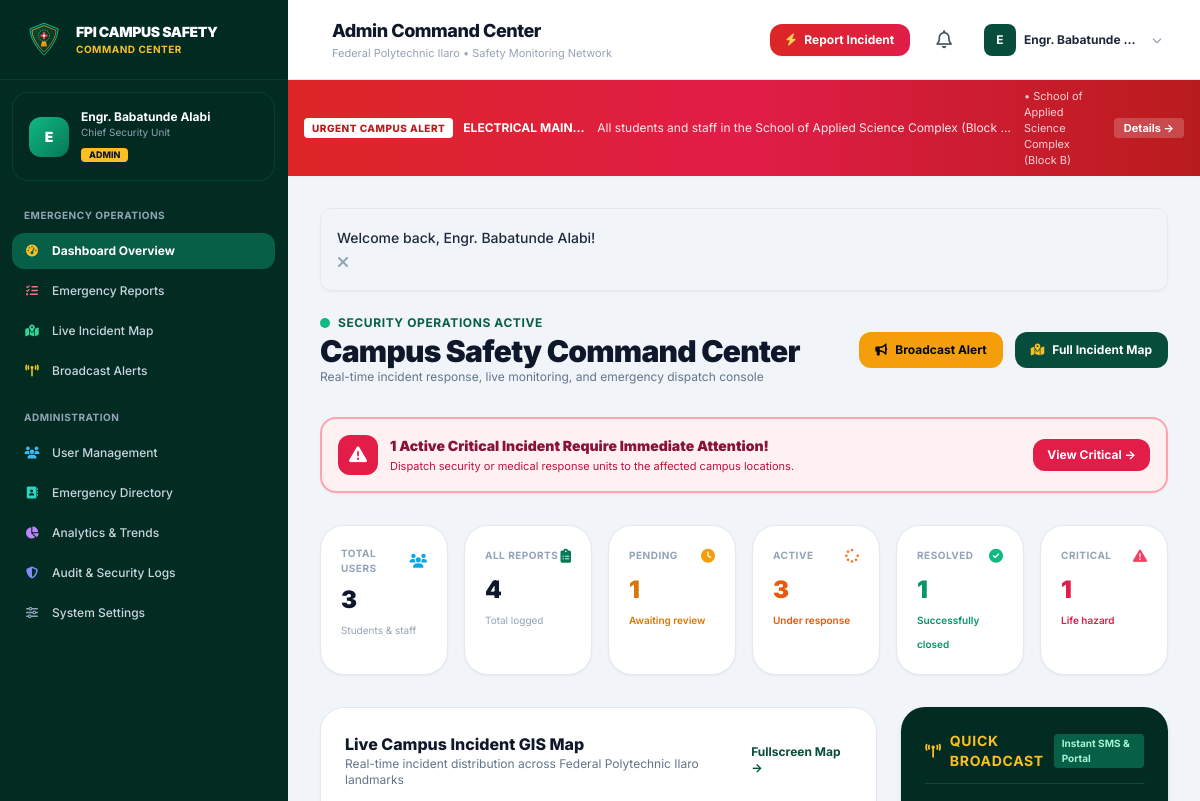
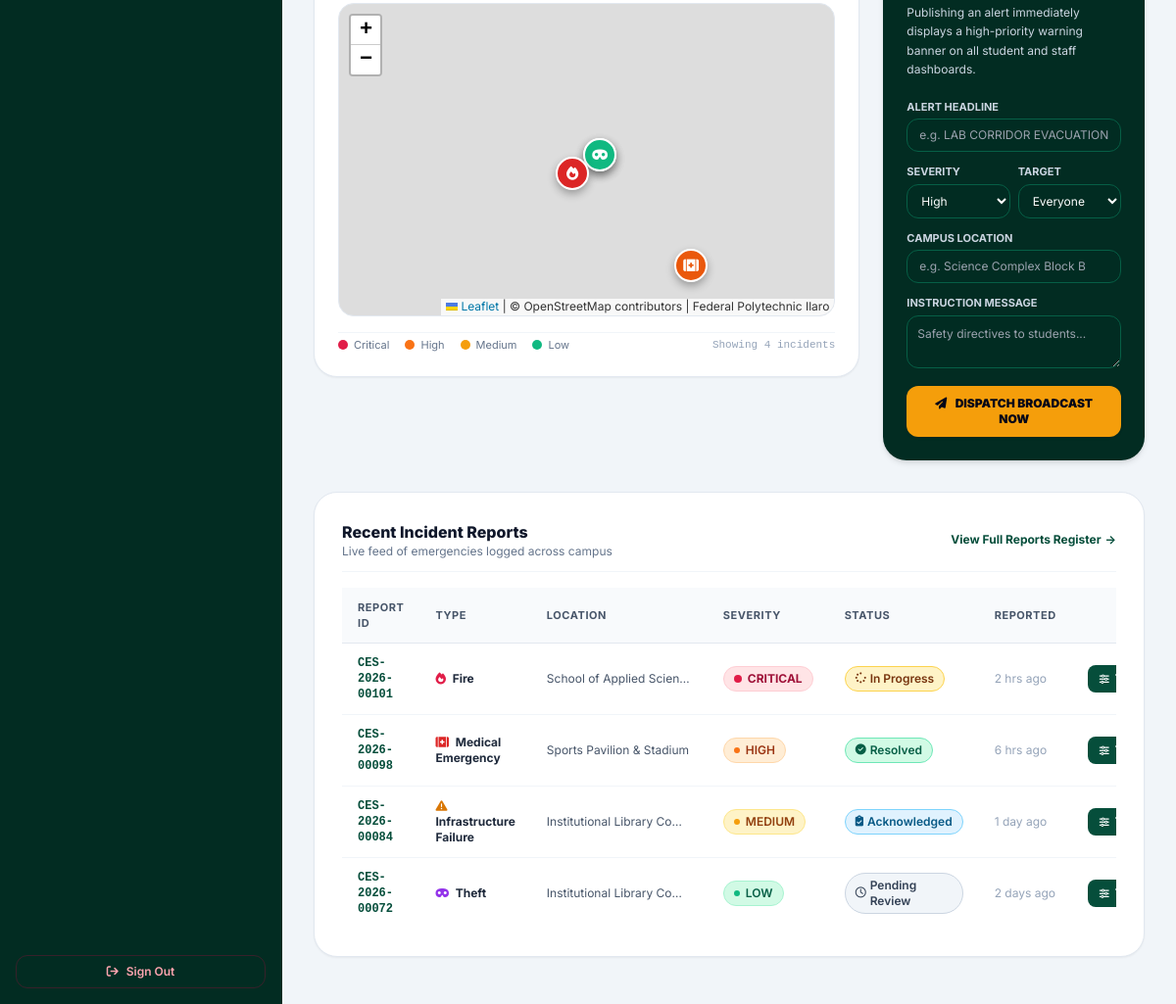
Page /admin/dashboard.php (signed in) on the committed database (2 pictures, top to bottom).
### tables this page shows
CREATE TABLE `alerts` (
  `id` INT UNSIGNED AUTO_INCREMENT PRIMARY KEY,
  `title` VARCHAR(200) NOT NULL,
  `message` TEXT NOT NULL,
  `emergency_type` VARCHAR(100) NOT NULL,
  `severity` ENUM('Low', 'Medium', 'High', 'Critical') NOT NULL DEFAULT 'High',
  `location` VARCHAR(200) NOT NULL,
  `target_audience` ENUM('Everyone', 'Students', 'Staff') NOT NULL DEFAULT 'Everyone',
  `is_active` TINYINT(1) NOT NULL DEFAULT 1,
  `created_by` INT UNSIGNED NULL,
  `start_time` DATETIME NOT NULL DEFAULT CURRENT_TIMESTAMP,
  `expiry_time` DATETIME DEFAULT NULL,
  `created_at` TIMESTAMP DEFAULT CURRENT_TIMESTAMP,
  `updated_at` TIMESTAMP DEFAULT CURRENT_TIMESTAMP ON UPDATE CURRENT_TIMESTAMP,
  FOREIGN KEY (`created_by`) REFERENCES `users`(`id`) ON DELETE SET NULL,
  INDEX `idx_alerts_active` (`is_active`),
  INDEX `idx_alerts_severity` (`severity`)
);

CREATE TABLE `emergency_reports` (
  `id` INT UNSIGNED AUTO_INCREMENT PRIMARY KEY,
  `report_reference` VARCHAR(30) NOT NULL UNIQUE,
  `user_id` INT UNSIGNED NULL,
  `emergency_type` ENUM(
    'Fire', 
    'Medical Emergency', 
    'Security Threat', 
    'Accident', 
    'Theft', 
    'Violence', 
    'Gas Leak', 
    'Infrastructure Failure', 
    'Natural Hazard', 
    'Other'
  ) NOT NULL,
  `description` TEXT NOT NULL,
  `location_id` INT UNSIGNED NULL,
  `location_name` VARCHAR(255) NOT NULL,
  `latitude` DECIMAL(10, 7) NULL,
  `longitude` DECIMAL(10, 7) NULL,
  `severity` ENUM('Low', 'Medium', 'High', 'Critical') NOT NULL DEFAULT 'Medium',
  `image_path` MEDIUMTEXT DEFAULT NULL,
  `reporter_phone` VARCHAR(25) DEFAULT NULL,
  `allow_contact` TINYINT(1) NOT NULL DEFAULT 1,
  `status` ENUM('Pending', 'Acknowledged', 'In Progress', 'Resolved', 'Rejected') NOT NULL DEFAULT 'Pending',
  `assigned_to` VARCHAR(150) DEFAULT NULL,
  `admin_notes` TEXT DEFAULT NULL,
  `resolved_at` TIMESTAMP NULL DEFAULT NULL,
  `created_at` TIMESTAMP DEFAULT CURRENT_TIMESTAMP,
  `updated_at` TIMESTAMP DEFAULT CURRENT_TIMESTAMP ON UPDATE CURRENT_TIMESTAMP,
  FOREIGN KEY (`user_id`) REFERENCES `users`(`id`) ON DELETE SET NULL,
  FOREIGN KEY (`location_id`) REFERENCES `campus_locations`(`id`) ON DELETE SET NULL,
  INDEX `idx_reports_status` (`status`),
  INDEX `idx_reports_severity` (`severity`),
  INDEX `idx_reports_type` (`emergency_type`),
  INDEX `idx_reports_created` (`created_at`)
);

### admin/dashboard.php (the view, shortened to what the rows shown need)
<?php
$pageTitle = 'Admin Command Center';
require_once __DIR__ . '/../includes/nav-portal.php';
$pdo = getDB();
$reportsStmt = $pdo->query("
    SELECT r.*, u.name as reporter_name, u.role as reporter_role
    FROM emergency_reports r
    LEFT JOIN users u ON r.user_id = u.id
    ORDER BY r.created_at DESC
    LIMIT 8
");
$recentReports = $reportsStmt->fetchAll();
?>
<div class="space-y-8">
    <div class="flex flex-col sm:flex-row sm:items-center justify-between gap-4">
        <div>
            <h2 class="text-2xl sm:text-3xl font-black text-slate-900 tracking-tight mt-0.5">
                Campus Safety Command Center
            </h2>
        </div>
    </div>
    <div class="bg-white rounded-3xl border border-slate-200 shadow-sm overflow-hidden space-y-4 p-6 sm:p-7">
        <?php if (!empty($recentReports)): ?>
        <div class="overflow-x-auto">
            <table class="w-full text-left text-xs">
                <thead class="bg-slate-50 border-b border-slate-200 text-slate-600 font-bold uppercase tracking-wider text-[11px]">
                    <tr>
                        <th class="py-3 px-4">Report ID</th>
                        <th class="py-3 px-4">Type</th>
                        <th class="py-3 px-4">Location</th>
                        <th class="py-3 px-4">Severity</th>
                        <th class="py-3 px-4">Status</th>
                        <th class="py-3 px-4">Reported</th>
                        <th class="py-3 px-4 text-right">Triage Action</th>
                    </tr>
                </thead>
                <tbody class="divide-y divide-slate-100">
                    <?php foreach ($recentReports as $rep): ?>
                    <tr class="hover:bg-slate-50 transition">
                        <td class="py-3 px-4 font-mono font-bold text-slate-900">
                            <a href="<?= BASE_URL ?>/admin/report-view.php?id=<?= $rep['id'] ?>" class="text-fpi-800 hover:underline">
                                <?= e($rep['report_reference']) ?>
                            </a>
                        </td>
                        <td class="py-3 px-4 font-bold text-slate-800">
                            <i class="<?= get_emergency_icon($rep['emergency_type']) ?> mr-1"></i>
                            <?= e($rep['emergency_type']) ?>
                        </td>
                        <td class="py-3 px-4 text-slate-600 max-w-[180px] truncate">
                            <?= e($rep['location_name']) ?>
                        </td>
                        <td class="py-3 px-4">
                            <?= get_severity_badge($rep['severity']) ?>
                        </td>
                        <td class="py-3 px-4">
                            <?= get_status_badge($rep['status']) ?>
                        </td>
                        <td class="py-3 px-4 text-slate-400">
                            <?= time_ago($rep['created_at']) ?>
                        </td>
                        <td class="py-3 px-4 text-right">
                            <a href="<?= BASE_URL ?>/admin/report-view.php?id=<?= $rep['id'] ?>" class="inline-flex items-center gap-1.5 px-3 py-1.5 rounded-lg bg-fpi-800 hover:bg-fpi-900 text-white font-bold text-xs transition shadow-xs">
                                <i class="fa-solid fa-sliders text-[10px]"></i> Triage
                            </a>
                        </td>
                    </tr>
                    <?php endforeach; ?>
                </tbody>
            </table>
        </div>
        <?php else: ?>
        <div class="py-12 text-center text-slate-400">
            <p class="text-sm font-semibold text-slate-700">No emergency reports found.</p>
        </div>
        <?php endif; ?>
    </div>
</div>
<?php require_once __DIR__ . '/../includes/footer-portal.php'; ?>

### includes/nav-portal.php (shortened to what the rows shown need)
<?php
require_once __DIR__ . '/functions.php';
$user = current_user();
$activeAlerts = get_active_alerts($user['role'] === 'student' ? 'Students' : ($user['role'] === 'staff' ? 'Staff' : 'Everyone'));
$criticalAlert = null;
foreach ($activeAlerts as $a) {
    if ($a['severity'] === 'Critical' || $a['severity'] === 'High') {
        $criticalAlert = $a;
        break;
    }
}
?>
<!DOCTYPE html>
<html lang="en" class="h-full bg-slate-100">
<head>
    <script src="https://cdn.tailwindcss.com"></script>
    <link rel="stylesheet" href="https://cdnjs.cloudflare.com/ajax/libs/font-awesome/6.5.1/css/all.min.css">
    <link rel="stylesheet" href="https://unpkg.com/leaflet@1.9.4/dist/leaflet.css" />
    <link rel="stylesheet" href="<?= BASE_URL ?>/assets/css/style.css">
</head>
<body class="flex h-full overflow-hidden text-slate-800 antialiased">
    <div class="flex-1 flex flex-col h-full overflow-hidden min-w-0">
        <header class="h-20 bg-white border-b border-slate-200 flex items-center justify-between px-4 sm:px-6 lg:px-8 z-30 flex-shrink-0 shadow-xs">
            <div class="flex items-center space-x-3">
                <div>
                    <h1 class="text-base sm:text-lg font-extrabold text-slate-900 tracking-tight leading-tight">
                        <?= isset($pageTitle) ? e($pageTitle) : 'Portal' ?>
                    </h1>
                </div>
            </div>
        </header>
        <?php if ($criticalAlert): ?>
        <div class="bg-gradient-to-r from-red-600 via-rose-600 to-red-700 text-white text-xs py-2 px-4 shadow-sm flex items-center justify-between gap-3 flex-shrink-0">
            <div class="flex items-center space-x-2.5 overflow-hidden">
                <span class="inline-flex items-center px-2 py-0.5 rounded bg-white text-red-700 font-extrabold text-[10px] tracking-wider uppercase flex-shrink-0 animate-pulse">
                    URGENT CAMPUS ALERT
                </span>
                <span class="font-bold truncate"><?= e($criticalAlert['title']) ?>:</span>
                <span class="truncate text-white/90"><?= e($criticalAlert['message']) ?></span>
                <span class="opacity-80 text-[11px] hidden md:inline">&bull; <?= e($criticalAlert['location']) ?></span>
            </div>
            <a href="<?= BASE_URL ?>/student/alerts.php" class="text-[11px] bg-white/20 hover:bg-white/30 text-white font-bold px-2.5 py-0.5 rounded whitespace-nowrap transition">
                Details &rarr;
            </a>
        </div>
        <?php endif; ?>
        <main class="flex-1 overflow-y-auto p-4 sm:p-6 lg:p-8 bg-slate-100/70">
            <?php if ($flashMsg = display_flash()): ?>
                <div class="max-w-7xl mx-auto mb-4">
            <?php endif; ?>
            <div class="max-w-7xl mx-auto space-y-6">

### includes/functions.php (shortened to what the rows shown need)
<?php
function e(?string $str): string {
    return htmlspecialchars($str ?? '', ENT_QUOTES, 'UTF-8');
}
function get_flash(): ?array {
    if (isset($_SESSION['flash'])) {
        $flash = $_SESSION['flash'];
        return $flash;
    }
    return null;
}
function display_flash(): string {
    $flash = get_flash();
    $type = $flash['type'];
    $msg = e($flash['message']);
    $colorClasses = [
        'success' => 'bg-emerald-50 border-emerald-300 text-emerald-800 <i class="fa-solid fa-circle-check text-emerald-600 text-lg"></i>',
        'error'   => 'bg-rose-50 border-rose-300 text-rose-800 <i class="fa-solid fa-circle-xmark text-rose-600 text-lg"></i>',
        'warning' => 'bg-amber-50 border-amber-300 text-amber-800 <i class="fa-solid fa-triangle-exclamation text-amber-600 text-lg"></i>',
        'info'    => 'bg-sky-50 border-sky-300 text-sky-800 <i class="fa-solid fa-circle-info text-sky-600 text-lg"></i>'
    ];
    $cfg = $colorClasses[$type] ?? $colorClasses['info'];
    [$class, $icon] = explode(' <i', $cfg);
    $icon = '<i' . $icon;
    return <<<HTML
    <div class="mb-6 p-4 rounded-xl border flex items-start space-x-3 shadow-sm transition-all duration-300 $class" role="alert">
        <div class="flex-shrink-0 mt-0.5">$icon</div>
        <div class="flex-1 text-sm font-medium leading-relaxed">$msg</div>
        <button type="button" onclick="this.parentElement.remove()" class="text-slate-400 hover:text-slate-600 ml-auto focus:outline-none">
            <i class="fa-solid fa-xmark"></i>
        </button>
    </div>
HTML;
}
function get_severity_badge(string $severity): string {
    switch (ucfirst(strtolower($severity))) {
        case 'Critical':
            return '<span class="inline-flex items-center gap-1.5 px-2.5 py-1 rounded-full text-xs font-bold bg-rose-100 text-rose-800 border border-rose-200"><span class="w-2 h-2 rounded-full bg-rose-600 animate-pulse"></span>CRITICAL</span>';
        case 'High':
            return '<span class="inline-flex items-center gap-1.5 px-2.5 py-1 rounded-full text-xs font-semibold bg-orange-100 text-orange-800 border border-orange-200"><span class="w-1.5 h-1.5 rounded-full bg-orange-500"></span>HIGH</span>';
        case 'Medium':
            return '<span class="inline-flex items-center gap-1.5 px-2.5 py-1 rounded-full text-xs font-semibold bg-amber-100 text-amber-800 border border-amber-200"><span class="w-1.5 h-1.5 rounded-full bg-amber-500"></span>MEDIUM</span>';
        case 'Low':
        default:
            return '<span class="inline-flex items-center gap-1.5 px-2.5 py-1 rounded-full text-xs font-semibold bg-emerald-100 text-emerald-800 border border-emerald-200"><span class="w-1.5 h-1.5 rounded-full bg-emerald-500"></span>LOW</span>';
    }
}
function get_status_badge(string $status): string {
    switch (ucwords(strtolower($status))) {
        case 'Pending':
            return '<span class="inline-flex items-center gap-1 px-2.5 py-1 rounded-full text-xs font-semibold bg-slate-100 text-slate-700 border border-slate-300"><i class="fa-regular fa-clock text-[11px]"></i> Pending Review</span>';
        case 'Acknowledged':
            return '<span class="inline-flex items-center gap-1 px-2.5 py-1 rounded-full text-xs font-semibold bg-sky-100 text-sky-800 border border-sky-300"><i class="fa-solid fa-clipboard-check text-[11px]"></i> Acknowledged</span>';
        case 'In Progress':
            return '<span class="inline-flex items-center gap-1 px-2.5 py-1 rounded-full text-xs font-semibold bg-amber-100 text-amber-900 border border-amber-300"><i class="fa-solid fa-spinner fa-spin text-[11px]"></i> In Progress</span>';
        case 'Resolved':
            return '<span class="inline-flex items-center gap-1 px-2.5 py-1 rounded-full text-xs font-semibold bg-emerald-100 text-emerald-800 border border-emerald-300"><i class="fa-solid fa-circle-check text-[11px]"></i> Resolved</span>';
    }
}
function get_emergency_icon(string $type): string {
    $icons = [
        'Fire'                  => 'fa-solid fa-fire text-rose-600',
        'Medical Emergency'     => 'fa-solid fa-kit-medical text-red-600',
        'Security Threat'       => 'fa-solid fa-shield-halved text-indigo-600',
        'Accident'              => 'fa-solid fa-car-burst text-orange-600',
        'Theft'                 => 'fa-solid fa-mask text-purple-600',
        'Violence'              => 'fa-solid fa-hand-fist text-red-700',
        'Gas Leak'              => 'fa-solid fa-smog text-yellow-600',
        'Infrastructure Failure'=> 'fa-solid fa-triangle-exclamation text-amber-600',
        'Natural Hazard'        => 'fa-solid fa-cloud-bolt text-teal-600',
        'Other'                 => 'fa-solid fa-circle-exclamation text-slate-600'
    ];
    return $icons[$type] ?? 'fa-solid fa-triangle-exclamation text-slate-600';
}
function time_ago($datetime): string {
    $time = is_numeric($datetime) ? (int)$datetime : strtotime($datetime);
    $diff = time() - $time;
    if ($diff < 60) {
        return 'Just now';
    } elseif ($diff < 3600) {
        $m = floor($diff / 60);
        return $m . ($m > 1 ? ' mins ago' : ' min ago');
    } elseif ($diff < 86400) {
        $h = floor($diff / 3600);
        return $h . ($h > 1 ? ' hrs ago' : ' hr ago');
    } elseif ($diff < 604800) {
        $d = floor($diff / 86400);
        return $d . ($d > 1 ? ' days ago' : ' day ago');
    } else {
        return date('M j, Y g:i A', $time);
    }
}
function get_active_alerts(string $target = 'Everyone'): array {
    try {
        $pdo = getDB();
        $stmt = $pdo->prepare("
            SELECT * FROM alerts
            WHERE is_active = 1
              AND (expiry_time IS NULL OR expiry_time > NOW())
              AND (target_audience = 'Everyone' OR target_audience = ?)
            ORDER BY
              CASE severity
                WHEN 'Critical' THEN 1
                WHEN 'High' THEN 2
                WHEN 'Medium' THEN 3
                ELSE 4
              END,
              created_at DESC
        ");
        $stmt->execute([$target]);
        return $stmt->fetchAll();
    } catch (Exception $e) {
        return [];
    }
}

### rows in the picture
alerts: title "ELECTRICAL MAIN…", message "All students and staff in the School of Applied Science Complex (Block…", location "School of Applied Science Complex (Block B)"
emergency_reports: report_reference "CES-2026-00101", emergency_type "Fire", location_name "School of Applied Scien…", severity "Critical" (drawn), status "In Progress" (drawn), created_at "2 hrs ago"
emergency_reports: report_reference "CES-2026-00098", emergency_type "Medical Emergency", location_name "Sports Pavilion & Stadium", severity "High" (drawn), status "Resolved" (drawn), created_at "6 hrs ago"
emergency_reports: report_reference "CES-2026-00084", emergency_type "Infrastructure Failure", location_name "Institutional Library Co…", severity "Medium" (drawn), status "Acknowledged" (drawn), created_at "1 day ago"
emergency_reports: report_reference "CES-2026-00072", emergency_type "Theft", location_name "Institutional Library Co…", severity "Low" (drawn), status "Pending" (drawn), created_at "2 days ago"

### other values in the picture
substr($user['name'], 0, 1) "E"
$user['name'] "Engr. Babatunde Alabi"
$user['department'] "Chief Security Unit"
$user['role'] "ADMIN"
$pageTitle "Admin Command Center"
$user['name'] "Engr. Babatunde…"
$msg "Welcome back, Engr. Babatunde Alabi!"
$criticalIncidents "1"
$totalUsers "3"
$totalReports "4"
$pendingReports "1"
$activeEmergencies "3"
$resolvedReports "1"
count($mapIncidents) "4"
